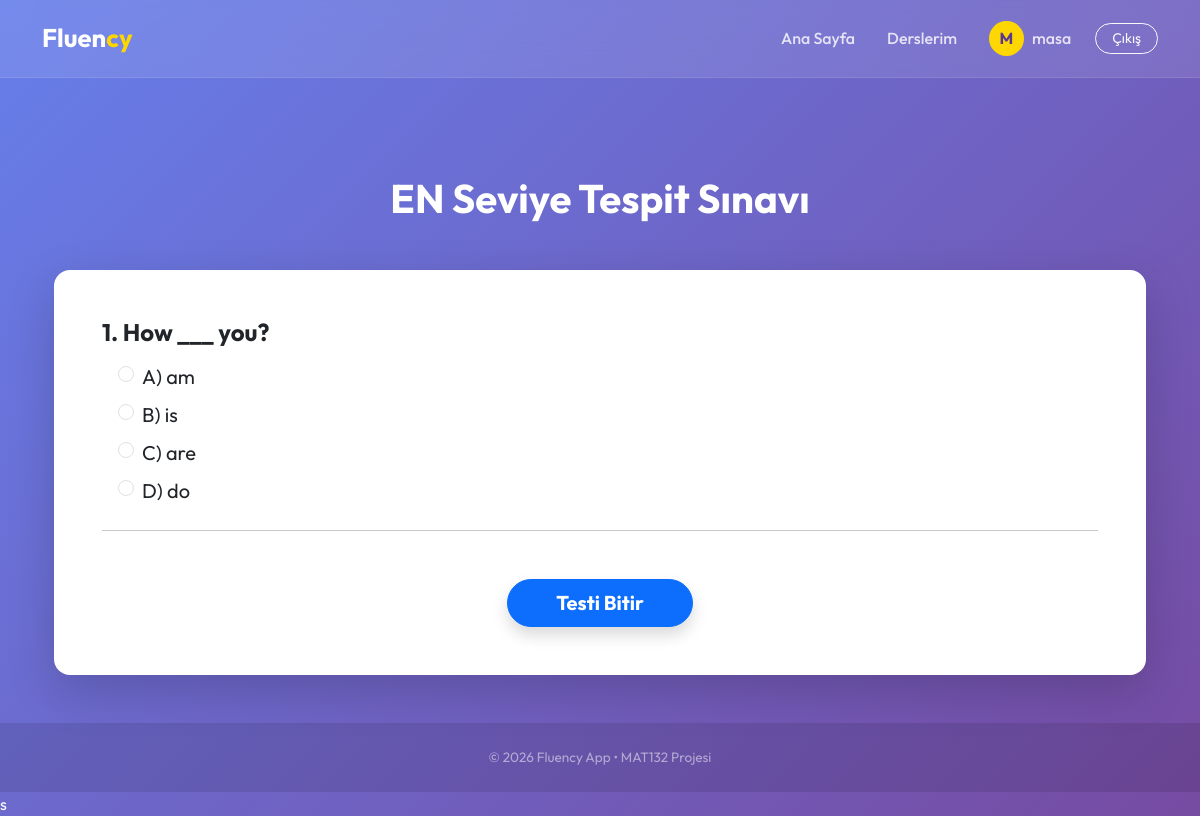
Screenshot of /test/en/ (signed in) with the database file from the repository.
### users/models.py (models this page shows)
class User(AbstractUser):
    pass

### languages/models.py (models this page shows, shortened)
class Question(models.Model):
    language_code = models.CharField(max_length=5)
    text = models.TextField()
    level = models.CharField(max_length=2)
    option_a = models.CharField(max_length=200)
    option_b = models.CharField(max_length=200)
    option_c = models.CharField(max_length=200)
    option_d = models.CharField(max_length=200)
    correct_answer = models.CharField(max_length=1)

### languages/views.py (the view)
# urls.py: path('test/<str:lang_code>/', views.start_placement_test, name='start_test'),
def start_placement_test(request, lang_code):
    questions = Question.objects.filter(language_code=lang_code.lower())
    if not questions.exists():
        return render(request, 'languages/no_questions.html', {'lang_code': lang_code})
    return render(request, 'languages/test.html', {
        'questions': questions,
        'lang_code': lang_code
    })

### languages/templates/languages/test.html (shortened to what this page needs)
{% extends "base.html" %}
{% block content %}
<div class="container mt-5 text-white"> <h1 class="fw-bold text-center mb-5">{{ lang_code|upper }} Seviye Tespit Sınavı</h1>
    <div class="card p-5 rounded-4 shadow-lg bg-white border-0">
        <div style="color: #212529 !important;"> <form method="post" action="{% url 'evaluate_test' lang_code=lang_code %}">
                {% for question in questions %}
                <div class="mb-4">
                    <h4 class="fw-bold" style="color: #212529 !important;">{{ forloop.counter }}. {{ question.text }}</h4>
                    <div class="ms-3 mt-3">
                        <div class="form-check mb-2">
                            <input class="form-check-input" type="radio" name="question_{{ question.id }}" id="q{{ question.id }}a" value="A" required>
                            <label class="form-check-label fs-5" for="q{{ question.id }}a" style="color: #212529 !important;">A) {{ question.option_a }}</label>
                        </div>
                        <div class="form-check mb-2">
                            <input class="form-check-input" type="radio" name="question_{{ question.id }}" id="q{{ question.id }}b" value="B">
                            <label class="form-check-label fs-5" for="q{{ question.id }}b" style="color: #212529 !important;">B) {{ question.option_b }}</label>
                        </div>
                        <div class="form-check mb-2">
                            <input class="form-check-input" type="radio" name="question_{{ question.id }}" id="q{{ question.id }}c" value="C">
                            <label class="form-check-label fs-5" for="q{{ question.id }}c" style="color: #212529 !important;">C) {{ question.option_c }}</label>
                        </div>
                        <div class="form-check mb-2">
                            <input class="form-check-input" type="radio" name="question_{{ question.id }}" id="q{{ question.id }}d" value="D">
                            <label class="form-check-label fs-5" for="q{{ question.id }}d" style="color: #212529 !important;">D) {{ question.option_d }}</label>
                        </div>
                    </div>
                </div>
                <hr class="my-4 opacity-25" style="border-color: #212529;">
                {% endfor %}
                <div class="text-center mt-5">
                    <button type="submit" class="btn btn-primary btn-lg px-5 rounded-pill fw-bold shadow">Testi Bitir</button>
                </div>
            </form>
        </div>
    </div>
</div>
{% endblock %}

### templates/base.html (shortened to what this page needs)
<!DOCTYPE html>
<html lang="tr">
<head>
    <link href="https://cdn.jsdelivr.net/npm/bootstrap@5.3.0/dist/css/bootstrap.min.css" rel="stylesheet">
</head>
<body>
    <nav class="navbar navbar-expand-lg navbar-dark sticky-top">
        <div class="container">
            <a class="navbar-brand" href="/">Fluen<span>cy</span></a>
            <div class="collapse navbar-collapse" id="navbarNav">
                <ul class="navbar-nav ms-auto align-items-center">
                    <li class="nav-item"><a class="nav-link px-3" href="/">Ana Sayfa</a></li>
                    {% if user.is_authenticated %}
                    <li class="nav-item"><a class="nav-link px-3" href="/dashboard">Derslerim</a></li>
                    <li class="nav-item">
                        <a class="nav-link px-3 d-flex align-items-center" href="/profile">
                            <div class="profile-circle me-2">
                                {{ user.username|slice:":1"|upper }}
                            </div>
                            {{ user.username }}
                        </a>
                    </li>
                    <li class="nav-item ms-lg-2">
                        <a class="btn btn-outline-light btn-sm px-3" style="border-radius: 50px;"
                            href="/logout">Çıkış</a>
                    </li>
                    {% else %}
                    <li class="nav-item"><a class="nav-link px-3" href="/login">Giriş Yap</a></li>
                    <li class="nav-item">
                        <a class="btn btn-start ms-lg-3 shadow-sm" href="/register">Hemen Başla</a>
                    </li>
                    {% endif %}
                </ul>
            </div>
        </div>
    </nav>
    <main class="main-content">
        <div class="container py-5">
            {% block content %}{% endblock %}
        </div>
    </main>
    <footer class="text-center text-white-50 mt-auto">
        <div class="container">
            <p class="mb-0">© 2026 Fluency App • MAT132 Projesi</p>
        </div>
    </footer>
</body>
</html>s

### templates/base.html (style rules this page uses)
body { font-family: 'Outfit', sans-serif; background: linear-gradient(135deg, #667eea 0%, #764ba2 100%); min-height: 100vh; color: #fff; display: flex; flex-direction: column; }
.navbar { background: rgba(255, 255, 255, 0.1) !important; backdrop-filter: blur(15px); border-bottom: 1px solid rgba(255, 255, 255, 0.1); padding: 0.8rem 0; }
.navbar-brand { font-weight: 700; font-size: 1.6rem; color: #fff !important; }
.navbar-brand span { color: #ffd700; }
.nav-link { color: rgba(255, 255, 255, 0.8) !important; font-weight: 500; transition: 0.3s; border-radius: 10px; }
.main-content { flex: 1; display: flex; align-items: center; }
footer { padding: 1.5rem 0; background: rgba(0, 0, 0, 0.1); font-size: 0.85rem; }
.profile-circle { width: 35px; height: 35px; background: #ffd700; color: #5a3791; border-radius: 50%; display: flex; align-items: center; justify-content: center; font-weight: bold; }

### rows the page displays
User: username "M", username "masa"
Question: text "How ___ you?", option_a "am", option_b "is", option_c "are", option_d "do"

### other values shown
{{ lang_code|upper }} "EN"
